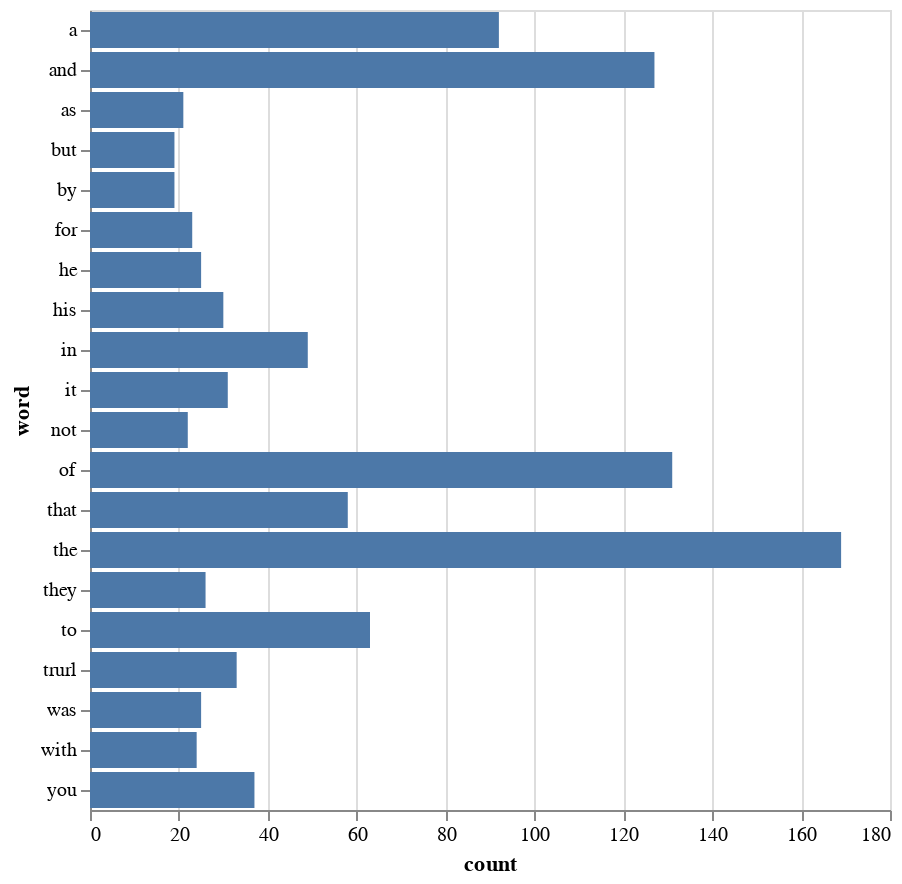

This figure's notebook cell:
### Markdown cell above
### Common words

We shall move on to more precise representations of text. For this we will revisit an arguably mundane, but quite effective visualization technique: we draw a barchart of the most frequent words (excluding the stop words, if you have done the pencil activity in the section on packing a bag of words).

### Code cell
# first we create a dataframe from the word frequencies
df = pd.DataFrame(words_frequency, columns=['word', 'count'])

# we want to focus just on the top 20 words
df_top = df[:20]

# draw horizontal barchart 
alt.Chart(df_top).mark_bar().encode(
  x = 'count:Q',
  y = 'word:N'
)

### Figure 1 — Vega-Lite specification as saved in the notebook (floating-point values rounded to 4 significant figures)
{"config": {"view": {"continuousWidth": 400, "continuousHeight": 300}}, "data": {"name": "data-9c137450547457897847e851c19c7f38"}, "mark": "bar", "encoding": {"x": {"type": "quantitative", "field": "count"}, "y": {"type": "nominal", "field": "word"}}, "$schema": "https://vega.github.io/schema/vega-lite/v4.8.1.json", "datasets": {"data-9c137450547457897847e851c19c7f38": [{"word": "the", "count": 169}, {"word": "of", "count": 131}, {"word": "and", "count": 127}, {"word": "a", "count": 92}, {"word": "to", "count": 63}, {"word": "that", "count": 58}, {"word": "in", "count": 49}, {"word": "you", "count": 37}, {"word": "trurl", "count": 33}, {"word": "it", "count": 31}, {"word": "his", "count": 30}, {"word": "they", "count": 26}, {"word": "he", "count": 25}, {"word": "was", "count": 25}, {"word": "with", "count": 24}, {"word": "for", "count": 23}, {"word": "not", "count": 22}, {"word": "as", "count": 21}, {"word": "by", "count": 19}, {"word": "but", "count": 19}]}}
